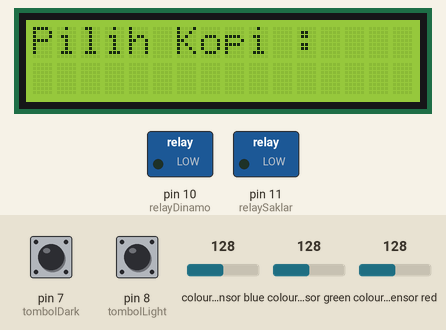
Simulated run of this sketch. Board: Arduino Uno, built with avr-gcc and run on an emulated ATmega328P. Parts: 16×2 character LCD, switched loads named in the sketch (green lamp = pin HIGH). Inputs (shaded band) come from the test bench; at power-on: pin 7 (tombolDark) LOW, pin 8 (tombolLight) LOW, colour sensor blue 128, colour sensor green 128, colour sensor red 128. What the sketch prints to the serial monitor is not drawn.

Above: at 1.2 s.
1.3 s: pin 7 (tombolDark) pulled HIGH for 1.35 s
At 3.3 s:
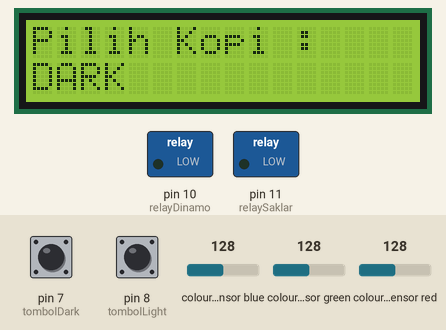
At 5.4 s:
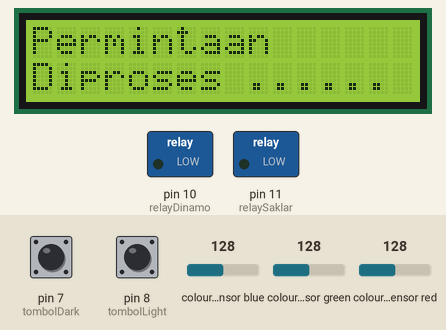
Timing chart, 0 to 6.9 s (numbered marks = the images above; inputs shaded):
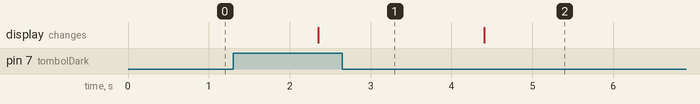

Measured:
- after the input at 1.3 s, the display: changes after 1.1 s (image 1)

The sketch:

tcs34725.ino
```cpp
#define tombolDark 7 // kuning
#define tombolLight 8 // biru

const int relayDinamo = 10;
const int relaySaklar = 11;

//10
//11

#include <LiquidCrystal_I2C.h>
LiquidCrystal_I2C lcd(0x27, 16, 2);

#include <Wire.h>
#include "Adafruit_TCS34725.h"
Adafruit_TCS34725 tcs = Adafruit_TCS34725();

void setup(void) {
   lcd.begin();
  Serial.begin(9600);
  if (tcs.begin()) {
    Serial.println("Found sensor");
  } else {
    Serial.println("No TCS34725 found ... check your connections");
    while (1);
  }
  pinMode(relayDinamo,OUTPUT);
pinMode(relaySaklar,OUTPUT);
}

void loop(void) {
  digitalWrite(relayDinamo, LOW);
digitalWrite(relaySaklar, LOW);
  lcd.setCursor(0,0);
  lcd.print("Pilih Kopi :                 ");
  lcd.setCursor(0,1);
  lcd.print("                              ");

int tombolDarkDitekan = digitalRead(tombolDark);
int tombolLightDitekan = digitalRead(tombolLight);

if(tombolDarkDitekan == HIGH){
  Serial.println("Tombol dark HIGH");
  lcd.setCursor(0,1);
  lcd.print("DARK                   ");
  delay(2000);
  lcd.setCursor(0,0);
  lcd.print("Permintaan               ");
  lcd.setCursor(0,1);
  lcd.print("Diproses ......             ");
  delay(10000); //proses sangrai
   lcd.setCursor(0,0);
  lcd.print("KOPI DARK               ");
  lcd.setCursor(0,1);
  lcd.print("Selesai.            ");
  delay(3000);
}

if(tombolLightDitekan == HIGH){
  Serial.println("Tombol Light HIGH");
  lcd.setCursor(0,1);
  lcd.print("LIGHT                   ");
  delay(2000);
  lcd.setCursor(0,0);
  lcd.print("Permintaan               ");
  lcd.setCursor(0,1);
  lcd.print("Diproses ......             ");
  delay(10000); //proses sangrai
   lcd.setCursor(0,0);
  lcd.print("KOPI LIGHT               ");
  lcd.setCursor(0,1);
  lcd.print("Selesai.            ");
  delay(3000);
}


  uint16_t r, g, b, c, colorTemp, lux;
  tcs.getRawData(&r, &g, &b, &c);
//  lcd.setCursor(0,0);
//  lcd.print("R:");lcd.print(r);lcd.print(" ");
//  lcd.print("G:");lcd.print(g);lcd.print(" ");
//  lcd.print("B:");lcd.print(b);lcd.print(" ");
  Serial.print("R: "); Serial.print(r, DEC); Serial.print(" ");
  Serial.print("G: "); Serial.print(g, DEC); Serial.print(" ");
  Serial.print("B: "); Serial.print(b, DEC); Serial.print(" ");
  Serial.print("C: "); Serial.print(c, DEC); Serial.print(" ");

//  if(c>1){
//    lcd.setCursor(0,1);
//      lcd.print("Kopi LIGHT     ");
//        Serial.print("Kopi LIGHT     ");
//  } else if(c<1 || c==1){
//    lcd.setCursor(0,1);
//     lcd.print("Kopi DARK     ");
//      Serial.print("Kopi DARK    ");
//  }
  Serial.println(" ");
  delay(1000);
}
```
